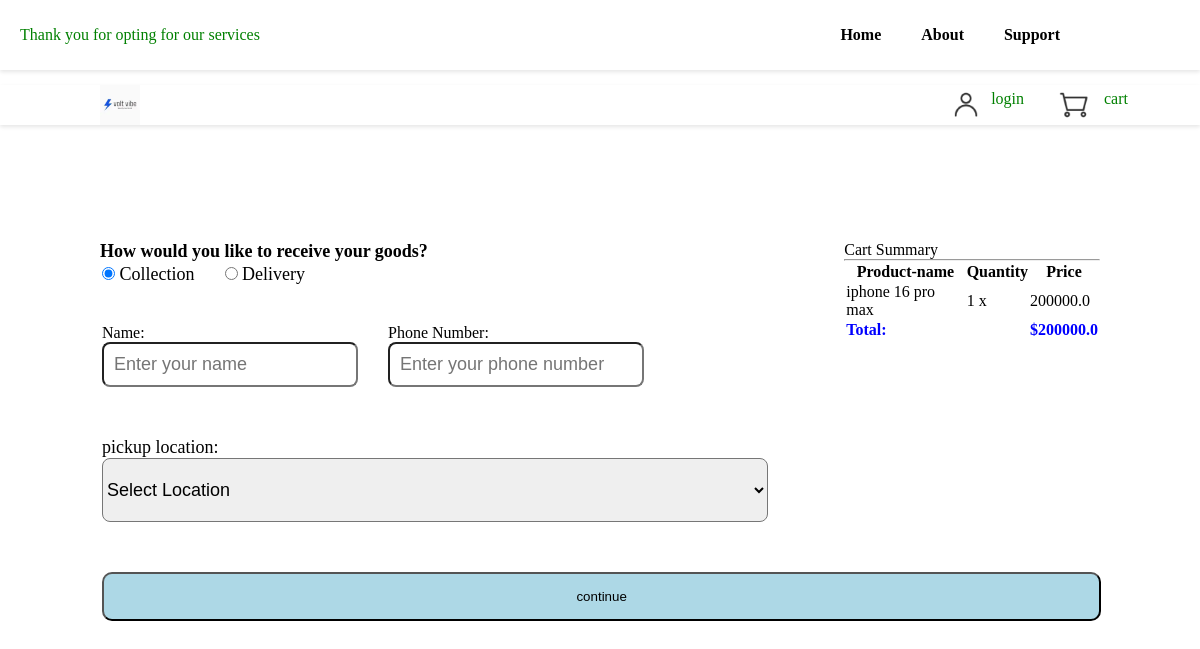
/app/checkout/ (signed in), run on an earlier commit of the app's database.
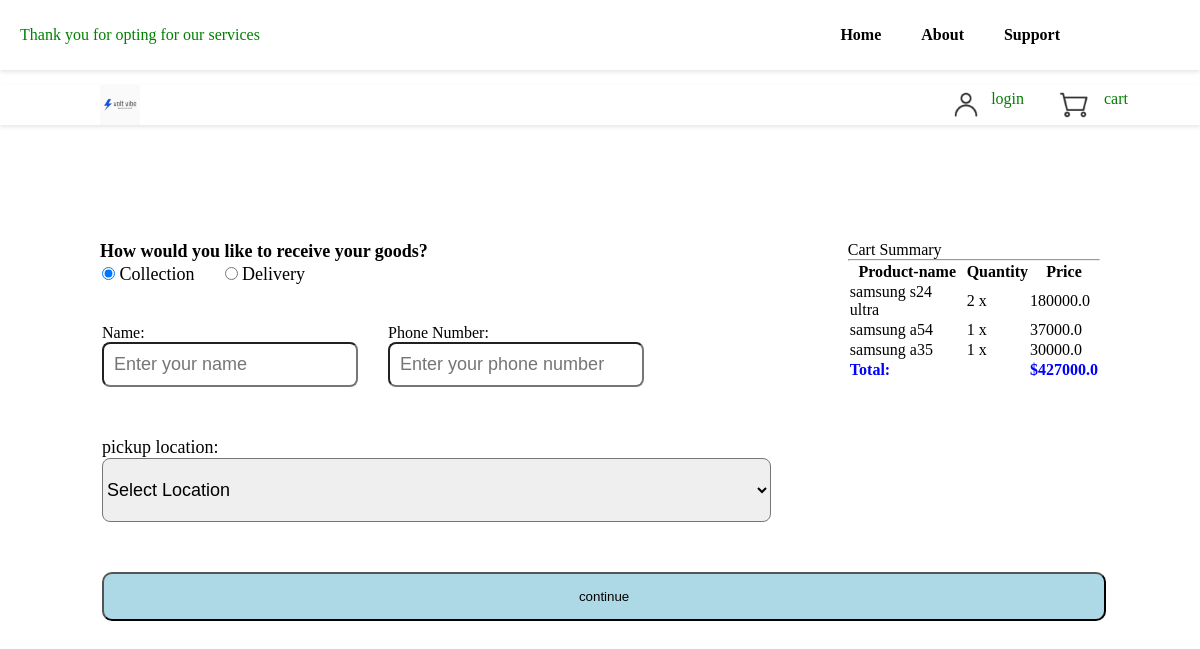
And on a later commit of the database.
### voltvibe/models.py (models this page shows, shortened)
class OrderItem(models.Model):
	product = models.ForeignKey(Product, on_delete=models.SET_NULL, null=True)
	order = models.ForeignKey(Order, on_delete=models.SET_NULL, null=True)
	quantity = models.IntegerField(default=1, null=True, blank=True)
	date_added = models.DateTimeField(auto_now_add=True)

class Product(models.Model):
    name = models.CharField(max_length=200)
    price = models.FloatField(default=0.0)
    digital = models.BooleanField(default=False,null=True, blank=True)
    image = models.ImageField(null=True, blank=True)
    description = models.TextField(null=True, blank=True)
    detailed_description = models.TextField(null=True, blank=True)

### voltvibe/views.py (the view, shortened to what this page needs)
# urls.py: path('checkout/', checkout, name='checkout'),
def checkout(request):
    if request.user.is_authenticated:
        customer = request.user.customer
        order, created = Order.objects.get_or_create(customer=customer, complete=False)
        total_sum = sum(item.product.price * item.quantity for item in order.orderitem_set.all())
        context = {
            'order': order,
            'total_sum': total_sum,
        }
        return render(request, 'voltvibe/checkout.html', context)
    else:
        return redirect('login')  # Redirect non-auth users to login

### voltvibe/templates/voltvibe/checkout.html (shortened to what the changed rows need)
{% load static %}
<!DOCTYPE html>
<html lang="en">
<head>
    <link rel="stylesheet" href="{% static 'css/checkout.css' %}">
</head>
<body>
<main>
    <div>
        <div>
          <div>
            <table>
              <thead>
                <tr>
                  <th scope="col">Product-name</th>
                  <th scope="col">Quantity</th>
                  <th scope="col">Price</th>
                </tr>
              </thead>
              <tbody>
                {% for item in order.orderitem_set.all %}
                <tr>
                  <td>
                    <div>
                      <p>{{ item.product.name }}</p>
                    </div>
                  </td>
                  <td style="position: relative; gap: 10px;">{{ item.quantity }} x </td>
                  <td class="text-end">
                    {{ item.product.price }}
                  </td>
                </tr>
                {% endfor %}
              </tbody>
              <tfoot>
                <tr>
                  <td >
                    <strong style="color: blue;">${{ total_sum }}</strong>
                  </td>
                </tr>
              </tfoot>
            </table>
          </div>
        </div>
      </div>
</main>
</body>
</html>

What changed in the data, as far as the page shows it:
removed OrderItem: product.name "iphone 16 pro max", quantity "1", product.price "200000.0"
added OrderItem: product.name "samsung s24 ultra", quantity "2", product.price "180000.0"
added OrderItem: product.name "samsung a54", quantity "1", product.price "37000.0"
added OrderItem: product.name "samsung a35", quantity "1", product.price "30000.0"
Also different on the page:
{{ total_sum }}: "200000.0" → "427000.0"
